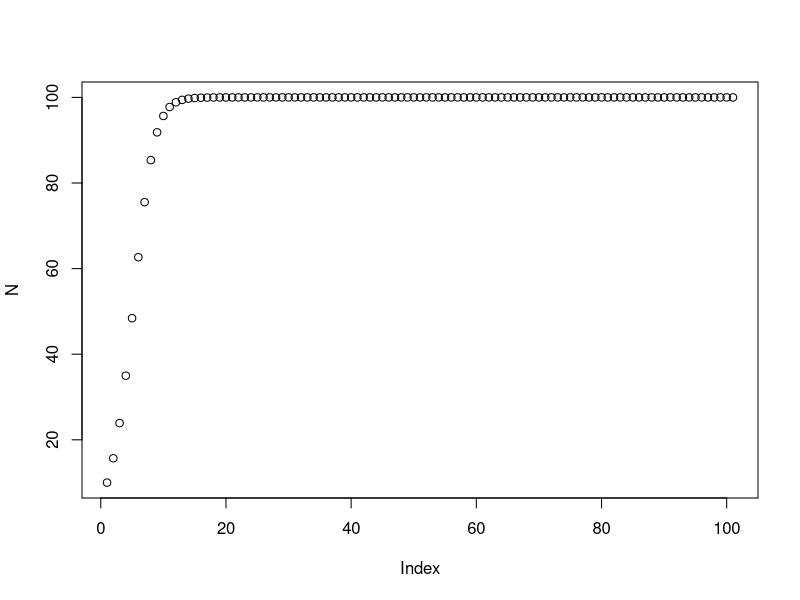

Write R code to recreate this figure.
#defining a function to calculate the area of a circle
AreaCircle<- function(x){
  return(pi*x**2)
  }
AreaCircle(3.4)
values<-rnorm(10)
AreaCircle(values)

#defining a function to centegrade (oF ->oC)
centegrade<-function(x){
  oC<-(x-32)*5/9
  text<-'Farenheit: value of oF is equivalent to value of oC centigrade'
  print(text)
  return(oC)
}
centegrade(80)

#3.
vec<- rnorm(100,mean = 35,sd=15)
calc<- function(x){
  results<-c(
  mean(x),
  median(x),
  range(x)
  )
  return(results)
}
calc(vec) #ask how can i make the output readable!!!!!!!!!!1

#4.creating a function that calculates the median
mdn<- function(x){
  x_sorted<-sort(x)
  if (length(x)%%2==0){
    mdn<-(x_sorted[length(x_sorted)/2]+x_sorted[length(x_sorted)/2+1])/2
    return(mdn)
  }
  else{
    mdn<-x_sorted[(length(x_sorted)+1)/2]
    return(mdn)
  }
}
mdn(vec)
median(vec)

#5.
ricker <- function(nzero,r,t,K = 100){
  N<-c() # ask how to make empty vector
  N[1]<- nzero
  for (t in 1:t){
    N[t+1]<-N[t]*exp(r*(1-(N[t]/K)))
  }
  p<-plot(N)
  return(p)
}
ricker(10,0.5,100)
